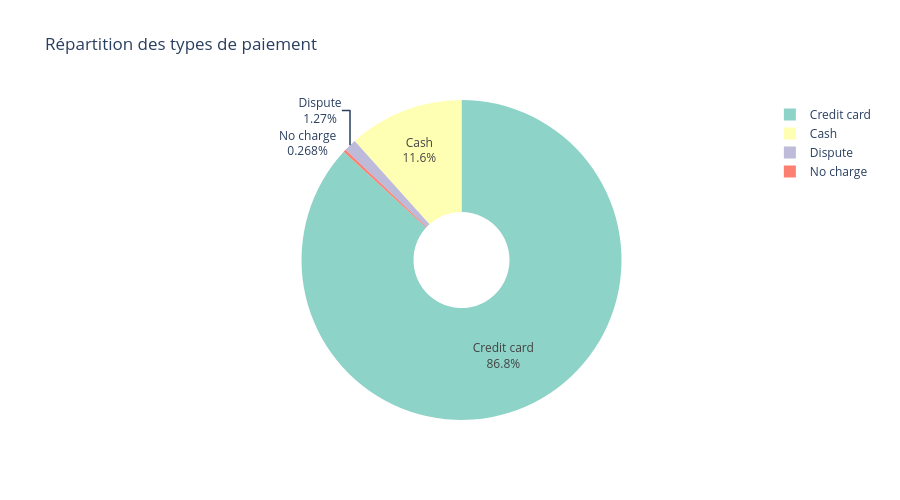

The cell this chart's notebook holds for it:
### Code cell
query_payment = """
SELECT 
    p.payment_description,
    COUNT(*) as trip_count,
    SUM(f.total_amount) as total_revenue,
    AVG(f.tip_amount) as avg_tip
FROM fact_trips f
JOIN dim_payment p ON f.payment_key = p.payment_key
GROUP BY p.payment_description
ORDER BY trip_count DESC
"""

payment_df = pd.read_sql(query_payment, engine)

fig = go.Figure(data=[go.Pie(
    labels=payment_df['payment_description'],
    values=payment_df['trip_count'],
    hole=.3,
    textinfo='label+percent',
    marker=dict(colors=px.colors.qualitative.Set3)
)])
fig.update_layout(title='Répartition des types de paiement', height=500)
fig.show()

### Figure 1 — Plotly figure (JSON) as saved in the notebook; plotly's stock layout.template omitted (floating-point values rounded to 4 significant figures)
{"data": [{"hole": 0.3, "labels": ["Credit card", "Cash", "Dispute", "No charge"], "marker": {"colors": ["rgb(141,211,199)", "rgb(255,255,179)", "rgb(190,186,218)", "rgb(251,128,114)", "rgb(128,177,211)", "rgb(253,180,98)", "rgb(179,222,105)", "rgb(252,205,229)", "rgb(217,217,217)", "rgb(188,128,189)", "rgb(204,235,197)", "rgb(255,237,111)"]}, "textinfo": "label+percent", "type": "pie", "values": [2164053, 290004, 31611, 6668]}], "layout": {"height": 500, "title": {"text": "Répartition des types de paiement"}}}
